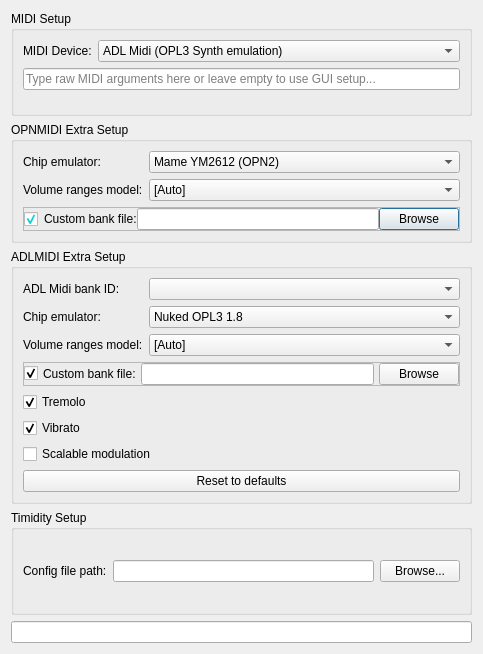
<?xml version="1.0" encoding="UTF-8"?>
<ui version="4.0">
 <class>SetupMidi</class>
 <widget class="QDialog" name="SetupMidi">
  <property name="geometry">
   <rect>
    <x>0</x>
    <y>0</y>
    <width>483</width>
    <height>654</height>
   </rect>
  </property>
  <property name="windowTitle">
   <string>MIDI Setup</string>
  </property>
  <layout class="QGridLayout" name="gridLayout">
   <item row="1" column="0">
    <widget class="QGroupBox" name="opnmidi_extra">
     <property name="title">
      <string>OPNMIDI Extra Setup</string>
     </property>
     <layout class="QGridLayout" name="gridLayout_4" columnstretch="0,1000">
      <item row="0" column="0">
       <widget class="QLabel" name="adlEmulatorLabel_2">
        <property name="text">
         <string>Chip emulator:</string>
        </property>
       </widget>
      </item>
      <item row="1" column="0">
       <widget class="QLabel" name="label_6">
        <property name="text">
         <string>Volume ranges model:</string>
        </property>
       </widget>
      </item>
      <item row="1" column="1">
       <widget class="QComboBox" name="opnVolumeModel">
        <item>
         <property name="text">
          <string>[Auto]</string>
         </property>
        </item>
        <item>
         <property name="text">
          <string>Generic</string>
         </property>
        </item>
        <item>
         <property name="text">
          <string>Native OPN2</string>
         </property>
        </item>
        <item>
         <property name="text">
          <string>DMX</string>
         </property>
        </item>
        <item>
         <property name="text">
          <string>Apogee</string>
         </property>
        </item>
        <item>
         <property name="text">
          <string>9X</string>
         </property>
        </item>
       </widget>
      </item>
      <item row="3" column="0" colspan="2">
       <widget class="QFrame" name="frame">
        <property name="minimumSize">
         <size>
          <width>0</width>
          <height>24</height>
         </size>
        </property>
        <property name="frameShape">
         <enum>QFrame::StyledPanel</enum>
        </property>
        <property name="frameShadow">
         <enum>QFrame::Raised</enum>
        </property>
        <layout class="QHBoxLayout" name="horizontalLayout">
         <property name="spacing">
          <number>0</number>
         </property>
         <property name="leftMargin">
          <number>0</number>
         </property>
         <property name="topMargin">
          <number>0</number>
         </property>
         <property name="rightMargin">
          <number>0</number>
         </property>
         <property name="bottomMargin">
          <number>0</number>
         </property>
         <item>
          <widget class="QCheckBox" name="opn_use_custom">
           <property name="toolTip">
            <string>&lt;html&gt;&lt;head/&gt;&lt;body&gt;&lt;p&gt;Check this to use custom bank.&lt;/p&gt;&lt;p&gt;Uncheck this if you want to use default bank and keep custom bank field be filled.&lt;/p&gt;&lt;/body&gt;&lt;/html&gt;</string>
           </property>
           <property name="styleSheet">
            <string notr="true">QCheckBox {
	border-color: rgb(0, 170, 0);
    border-width: 1px;
	color: rgb(0, 255, 255);
 }</string>
           </property>
           <property name="text">
            <string/>
           </property>
           <property name="checked">
            <bool>true</bool>
           </property>
          </widget>
         </item>
         <item>
          <widget class="QLabel" name="label_10">
           <property name="text">
            <string>Custom bank file:</string>
           </property>
          </widget>
         </item>
         <item>
          <widget class="QLineEdit" name="opn_bank"/>
         </item>
         <item>
          <widget class="QPushButton" name="opn_bank_browse">
           <property name="text">
            <string>Browse</string>
           </property>
          </widget>
         </item>
        </layout>
       </widget>
      </item>
      <item row="0" column="1">
       <widget class="QComboBox" name="opnEmulator">
        <item>
         <property name="text">
          <string>Mame YM2612 (OPN2)</string>
         </property>
        </item>
        <item>
         <property name="text">
          <string>Nuked OPN2</string>
         </property>
        </item>
        <item>
         <property name="text">
          <string>GENS 2.10 OPN2</string>
         </property>
        </item>
        <item>
         <property name="text">
          <string>Neko Project II OPNA</string>
         </property>
        </item>
        <item>
         <property name="text">
          <string>Mame YM2608 (OPNA)</string>
         </property>
        </item>
       </widget>
      </item>
     </layout>
    </widget>
   </item>
   <item row="4" column="0">
    <widget class="QLineEdit" name="autoArguments">
     <property name="readOnly">
      <bool>true</bool>
     </property>
    </widget>
   </item>
   <item row="0" column="0">
    <widget class="QGroupBox" name="midi_setup">
     <property name="title">
      <string>MIDI Setup</string>
     </property>
     <layout class="QFormLayout" name="formLayout_2">
      <item row="0" column="0">
       <widget class="QLabel" name="label_2">
        <property name="text">
         <string>MIDI Device:</string>
        </property>
       </widget>
      </item>
      <item row="0" column="1">
       <widget class="QComboBox" name="mididevice">
        <item>
         <property name="text">
          <string>ADL Midi (OPL3 Synth emulation)</string>
         </property>
        </item>
        <item>
         <property name="text">
          <string>Timidity (GUS-like wavetable MIDI Synth)</string>
         </property>
        </item>
        <item>
         <property name="text">
          <string>Native midi (Built-in MIDI of your OS)</string>
         </property>
        </item>
        <item>
         <property name="text">
          <string>OPN Midi (YM2612 Synth emulation)</string>
         </property>
        </item>
        <item>
         <property name="text">
          <string>FluidSynth (SF2-based wavetable MIDI Synth)</string>
         </property>
        </item>
       </widget>
      </item>
      <item row="1" column="0" colspan="2">
       <widget class="QLineEdit" name="midiRawArgs">
        <property name="whatsThis">
         <string>&lt;html&gt;&lt;head/&gt;&lt;body&gt;&lt;p&gt;Accepts list of letter-marked integer arguments separated by semicolons. &lt;/p&gt;&lt;p&gt;&lt;br/&gt;&lt;/p&gt;&lt;p&gt;Example: &lt;/p&gt;&lt;p&gt;&lt;br/&gt;&lt;/p&gt;&lt;p&gt;&lt;span style=&quot; font-family:'monospace'; text-decoration: underline;&quot;&gt;s0;b62;t0;v0;a0;m0;&lt;/span&gt;&lt;/p&gt;&lt;p&gt;&lt;br/&gt;&lt;/p&gt;&lt;p&gt;All arguments are optional. &lt;span style=&quot; font-style:italic;&quot;&gt;Last argument must be closed with semicolon&lt;/span&gt;. &lt;/p&gt;&lt;ul style=&quot;margin-top: 0px; margin-bottom: 0px; margin-left: 0px; margin-right: 0px; -qt-list-indent: 1;&quot;&gt;&lt;li style=&quot; margin-top:12px; margin-bottom:0px; margin-left:0px; margin-right:0px; -qt-block-indent:0; text-indent:0px;&quot;&gt;s - Synthesizer type: &lt;/li&gt;&lt;ul style=&quot;margin-top: 0px; margin-bottom: 0px; margin-left: 0px; margin-right: 0px; -qt-list-indent: 2;&quot;&gt;&lt;li style=&quot; margin-top:0px; margin-bottom:0px; margin-left:0px; margin-right:0px; -qt-block-indent:0; text-indent:0px;&quot;&gt;0 - ADLMIDI, emulated &lt;a href=&quot;https://wohlsoft.ru/pgewiki/FM_Synthesis&quot;&gt;&lt;span style=&quot; text-decoration: underline; color:#0000ff;&quot;&gt;OPL3 (YMF262) synthesizer&lt;/span&gt;&lt;/a&gt; with loop tags support. Working by Default. (Recorded examples to listen are presented &lt;a href=&quot;https://wohlsoft.ru/pgewiki/FM_Synthesis&quot;&gt;&lt;span style=&quot; text-decoration: underline; color:#0000ff;&quot;&gt;here&lt;/span&gt;&lt;/a&gt;). OPL3 chip was widely used on PC sound cards in 80/90'th years.&lt;/li&gt;&lt;li style=&quot; margin-top:0px; margin-bottom:0px; margin-left:0px; margin-right:0px; -qt-block-indent:0; text-indent:0px;&quot;&gt;1 - Native MIDI, uses default operating system MIDI interface. Not supports loop tags and system exclusive messages.*** &lt;/li&gt;&lt;li style=&quot; margin-top:0px; margin-bottom:0px; margin-left:0px; margin-right:0px; -qt-block-indent:0; text-indent:0px;&quot;&gt;2 - Timidity, requires patches bank in the &amp;quot;timidity&amp;quot; folder in the application path (can be customized with &amp;quot;MIX_Timidity_addToPathList(const char*path)&amp;quot; function called before library initialization) **&lt;/li&gt;&lt;li style=&quot; margin-top:0px; margin-bottom:0px; margin-left:0px; margin-right:0px; -qt-block-indent:0; text-indent:0px;&quot;&gt;3 - OPNMIDI, emulated &lt;a href=&quot;https://wohlsoft.ru/pgewiki/FM_Synthesis&quot;&gt;&lt;span style=&quot; text-decoration: underline; color:#0000ff;&quot;&gt;OPN2 (YM2612) synthesizer&lt;/span&gt;&lt;/a&gt; with loop tags support. OPN2 chip is used on Sega MegaDrive / Genesis game console. This synthesizer has been added &lt;a href=&quot;https://github.com/WohlSoft/PGE-Project/commit/d7f8868a80409ba05f7df854f0fb5011d50632ec&quot;&gt;&lt;span style=&quot; text-decoration: underline; color:#0000ff;&quot;&gt;since May 14, 2017&lt;/span&gt;&lt;/a&gt;.&lt;/li&gt;&lt;/ul&gt;&lt;li style=&quot; margin-top:0px; margin-bottom:0px; margin-left:0px; margin-right:0px; -qt-block-indent:0; text-indent:0px;&quot;&gt;b - (ADLMIDI) Set bank ID (look for available banks list into PGE MusPlay application to preview them). Default is 58.&lt;/li&gt;&lt;li style=&quot; margin-top:0px; margin-bottom:0px; margin-left:0px; margin-right:0px; -qt-block-indent:0; text-indent:0px;&quot;&gt;t - (ADLMIDI) Deep tremolo (1 or 0), increase amplitude of tremolo effect for instruments which are using tremolo OPL flag. Default 1.&lt;/li&gt;&lt;li style=&quot; margin-top:0px; margin-bottom:0px; margin-left:0px; margin-right:0px; -qt-block-indent:0; text-indent:0px;&quot;&gt;v - (ADLMIDI) Deep vibrato (1 or 0), increase amplitude of vibrato effect for instruments which are using vibrato OPL flag. Default 1.&lt;/li&gt;&lt;li style=&quot; margin-top:0px; margin-bottom:0px; margin-left:0px; margin-right:0px; -qt-block-indent:0; text-indent:0px;&quot;&gt;a - (ADLMIDI) Enables AdLIB drums mode (1 or 0), enables legacy OPL2 drums mode. Default 0.&lt;/li&gt;&lt;li style=&quot; margin-top:0px; margin-bottom:0px; margin-left:0px; margin-right:0px; -qt-block-indent:0; text-indent:0px;&quot;&gt;m - (ADLMIDI) Enables scalable modulation (1 or 0), Allows dynamic scaling of the modulator result with volume. Default 0.&lt;/li&gt;&lt;li style=&quot; margin-top:0px; margin-bottom:0px; margin-left:0px; margin-right:0px; -qt-block-indent:0; text-indent:0px;&quot;&gt;c - (ADLMIDI and OPNMIDI) Count of chip emulators are allowing to excite limit of voice channels. Default 4. Allowed value from 1 to 100.&lt;/li&gt;&lt;li style=&quot; margin-top:0px; margin-bottom:0px; margin-left:0px; margin-right:0px; -qt-block-indent:0; text-indent:0px;&quot;&gt;f - (ADLMIDI) Count of four-operator channels between of all chip emulators (6 channels maximum per every chip. For example, you have using 2 chips, you can have 12 four-op channels maximum).&lt;/li&gt;&lt;li style=&quot; margin-top:0px; margin-bottom:0px; margin-left:0px; margin-right:0px; -qt-block-indent:0; text-indent:0px;&quot;&gt;l - (ADLMIDI and OPNMIDI) Volume scaling model code (0 - auto, 1 - Generic, - 2 OPL3-Native, 3 - DMX, 4 - Apogee, - 5 - Win9X-like) - an algorithm to scale a volume level, affects music expressionism.&lt;/li&gt;&lt;li style=&quot; margin-top:0px; margin-bottom:0px; margin-left:0px; margin-right:0px; -qt-block-indent:0; text-indent:0px;&quot;&gt;r - (ADLMIDI and OPNMIDI) Use full-ranged CC74 Brightness MIDI controller (1 or 0). Default 0.&lt;/li&gt;&lt;li style=&quot; margin-top:0px; margin-bottom:0px; margin-left:0px; margin-right:0px; -qt-block-indent:0; text-indent:0px;&quot;&gt;e - (ADLMIDI) Choose OPL3 emulator: 0 - Nuked OPL3 (Very accurate, may lag on older CPUs), 1 - Nuked OPL3 1.7.4 that was optimized by Troosh, and 2 - DosBox 0.74 (Well-accurate, fastest).&lt;/li&gt;&lt;li style=&quot; margin-top:0px; margin-bottom:12px; margin-left:0px; margin-right:0px; -qt-block-indent:0; text-indent:0px;&quot;&gt;e - (OPNMIDI) Choose OPN2 emulator: 0 - Mame YM2612 (Well-accurate, fast), 1 - Nuked OPN2 (Very accurate, requires VERY powerful CPU. Suggested to use up to 2 chips max with it), 2 - GENS 2.10 (Very outdated, inaccurate, but fastest)&lt;/li&gt;&lt;/ul&gt;&lt;/body&gt;&lt;/html&gt;</string>
        </property>
        <property name="placeholderText">
         <string>Type raw MIDI arguments here or leave empty to use GUI setup...</string>
        </property>
       </widget>
      </item>
     </layout>
    </widget>
   </item>
   <item row="2" column="0">
    <widget class="QGroupBox" name="adlmidi_xtra">
     <property name="title">
      <string>ADLMIDI Extra Setup</string>
     </property>
     <property name="flat">
      <bool>false</bool>
     </property>
     <layout class="QFormLayout" name="formLayout">
      <item row="1" column="0">
       <widget class="QLabel" name="label_3">
        <property name="text">
         <string>ADL Midi bank ID:</string>
        </property>
       </widget>
      </item>
      <item row="1" column="1">
       <widget class="QComboBox" name="adl_bankId">
        <property name="currentIndex">
         <number>-1</number>
        </property>
        <property name="maxVisibleItems">
         <number>50</number>
        </property>
       </widget>
      </item>
      <item row="2" column="0">
       <widget class="QLabel" name="adlEmulatorLabel">
        <property name="text">
         <string>Chip emulator:</string>
        </property>
       </widget>
      </item>
      <item row="2" column="1">
       <widget class="QComboBox" name="adlEmulator">
        <item>
         <property name="text">
          <string>Nuked OPL3 1.8</string>
         </property>
        </item>
        <item>
         <property name="text">
          <string>Nuked OPL3 1.7</string>
         </property>
        </item>
        <item>
         <property name="text">
          <string>DosBox OPL3</string>
         </property>
        </item>
        <item>
         <property name="text">
          <string>Opal OPL3 (by RAD)</string>
         </property>
        </item>
        <item>
         <property name="text">
          <string>JavaOPL3 (OPL3.java)</string>
         </property>
        </item>
       </widget>
      </item>
      <item row="3" column="0">
       <widget class="QLabel" name="label_5">
        <property name="text">
         <string>Volume ranges model:</string>
        </property>
       </widget>
      </item>
      <item row="3" column="1">
       <widget class="QComboBox" name="adlVolumeModel">
        <item>
         <property name="text">
          <string>[Auto]</string>
         </property>
        </item>
        <item>
         <property name="text">
          <string>Generic</string>
         </property>
        </item>
        <item>
         <property name="text">
          <string>Native OPL3</string>
         </property>
        </item>
        <item>
         <property name="text">
          <string>DMX</string>
         </property>
        </item>
        <item>
         <property name="text">
          <string>Apogee</string>
         </property>
        </item>
        <item>
         <property name="text">
          <string>9X</string>
         </property>
        </item>
       </widget>
      </item>
      <item row="4" column="0" colspan="2">
       <widget class="QFrame" name="frame_3">
        <property name="frameShape">
         <enum>QFrame::StyledPanel</enum>
        </property>
        <property name="frameShadow">
         <enum>QFrame::Raised</enum>
        </property>
        <layout class="QHBoxLayout" name="horizontalLayout_2">
         <property name="spacing">
          <number>5</number>
         </property>
         <property name="leftMargin">
          <number>0</number>
         </property>
         <property name="topMargin">
          <number>0</number>
         </property>
         <property name="rightMargin">
          <number>0</number>
         </property>
         <property name="bottomMargin">
          <number>0</number>
         </property>
         <item>
          <widget class="QCheckBox" name="adl_use_custom">
           <property name="toolTip">
            <string>Check this to use custom bank.
Uncheck this if you want to use default bank and keep custom bank field be filled.</string>
           </property>
           <property name="text">
            <string/>
           </property>
           <property name="checked">
            <bool>true</bool>
           </property>
          </widget>
         </item>
         <item>
          <widget class="QLabel" name="label_11">
           <property name="text">
            <string>Custom bank file:</string>
           </property>
          </widget>
         </item>
         <item>
          <widget class="QLineEdit" name="adl_bank"/>
         </item>
         <item>
          <widget class="QPushButton" name="adl_bank_browse">
           <property name="text">
            <string>Browse</string>
           </property>
          </widget>
         </item>
        </layout>
       </widget>
      </item>
      <item row="5" column="0" colspan="2">
       <widget class="QCheckBox" name="adl_tremolo">
        <property name="text">
         <string>Tremolo</string>
        </property>
        <property name="checked">
         <bool>true</bool>
        </property>
        <property name="tristate">
         <bool>true</bool>
        </property>
       </widget>
      </item>
      <item row="6" column="0" colspan="2">
       <widget class="QCheckBox" name="adl_vibrato">
        <property name="text">
         <string>Vibrato</string>
        </property>
        <property name="checked">
         <bool>true</bool>
        </property>
        <property name="tristate">
         <bool>true</bool>
        </property>
       </widget>
      </item>
      <item row="7" column="0" colspan="2">
       <widget class="QCheckBox" name="adl_scalableModulation">
        <property name="text">
         <string>Scalable modulation</string>
        </property>
        <property name="tristate">
         <bool>true</bool>
        </property>
       </widget>
      </item>
      <item row="8" column="0" colspan="2">
       <widget class="QPushButton" name="resetDefaultADLMIDI">
        <property name="text">
         <string>Reset to defaults</string>
        </property>
       </widget>
      </item>
     </layout>
    </widget>
   </item>
   <item row="3" column="0">
    <widget class="QGroupBox" name="groupBox">
     <property name="title">
      <string>Timidity Setup</string>
     </property>
     <layout class="QGridLayout" name="gridLayout_2">
      <item row="0" column="0">
       <widget class="QLabel" name="timidityCfgPathLabel">
        <property name="text">
         <string>Config file path:</string>
        </property>
       </widget>
      </item>
      <item row="0" column="1">
       <widget class="QLineEdit" name="timidityCfgPath"/>
      </item>
      <item row="0" column="2">
       <widget class="QPushButton" name="timidityCfgPathBrowse">
        <property name="text">
         <string>Browse...</string>
        </property>
       </widget>
      </item>
     </layout>
    </widget>
   </item>
  </layout>
 </widget>
 <resources/>
 <connections/>
</ui>
